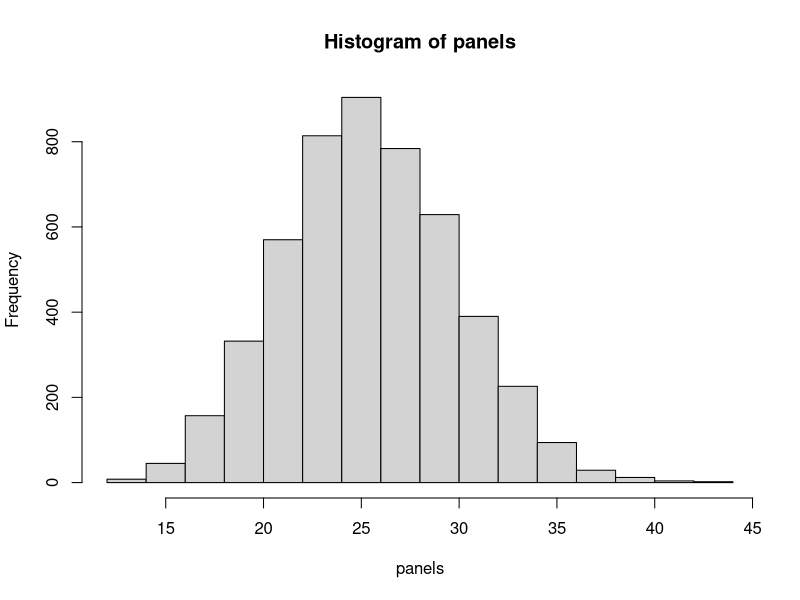
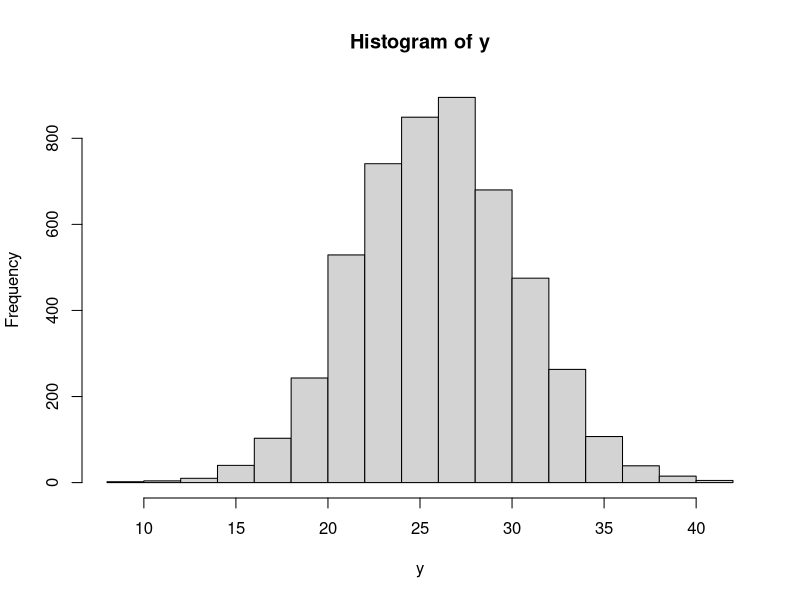
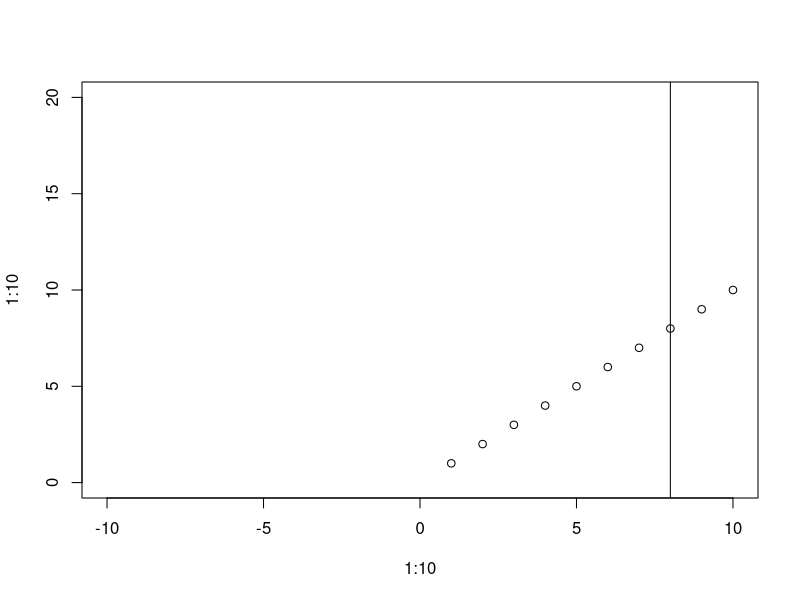

These charts were generated, in order, by the following R code: (Note: this script raises an error after producing the figures.)
#
# PRACTICAL 1-2: Sampling and Simulation
# ---------------------------------
#
#
# In this practical, we introduce the ideas of statistical simulation as a mechanism
# to investigate the behaviour of sampling distributions in a case study problem
# of jury selection. We'll expand our R techniques to see how to write custom 
# functions, to sample and generate random numbers, and how to repeat straightforward
# calculations an arbitrary number of times.



 # *  You will need the following skills from previous practicals:
 #    *   Basic R skills with arithmetic, functions, etc
 #    *   Manipulating and creating vectors: `c`, `seq`,
 #    *   Calculating data summaries: `mean`, `sd`, `var`, `min`, `max`
 #    *   Plotting a histogram with `hist`
 # *  New R techniques:
 #    *   Sampling from a vector using `sample`
 #    *   Generating random numbers from a binomial distribution using `rbinom`
 #    *   Creating new functions with `function`
 #    *   Using `replicate` to repeatedly call a function with no arguments
 #    *   Adding straight lines to plots with `abline`




#
#
# 1. Jury selection: Swain vs. Alabama (1965)
# ==================================================================================
#
# The context of our problem today is concerns the selection of a jury in a trial
# in 1965 Alabama, USA. In the early 1960s, in Talladega County in Alabama, a Black
# man called Robert Swain was convicted and was sentenced to death. At the time, 
# only men aged 21 or older were allowed to serve on juries in Talladega County, 
# where 26% of the eligible jurors were Black. Of the 100 jurors available in the 
# jury panel, only 8 were Black and no Black man was selected for the jury of the
# actual trial itself.

# Robert Swain appealed his sentence, citing among other factors the fact the jury
# at his trial was all White. Moreover, he pointed out that all Talladega County 
# jury panels for the past 10 years had contained only a small percent of Black 
# panelists. Robert Swain was represented in the U.S. Supreme Court by Constance 
# Baker Motley (https://en.wikipedia.org/wiki/Constance_Baker_Motley), the first 
# African-American woman to argue a case in that Court. She argued 10 cases in the
# Supreme Court and lost only one – Robert Swain's. The U.S. Supreme Court concluded,
# "the overall percentage disparity has been small" and that there was insufficient
# evidence of "invidious discrimination".
# 
# But was this assertion reasonable? If jury panelists were selected at random 
# from the county’s eligible population, there would be some chance variation. We
# wouldn’t get exactly 26 Black panelists on every 100-person panel. But would we
# expect as few as eight? In this practical, we will use statistical simulation to
# investigate how plausible such an outcome would be, given the composition of the
# wider population of potential jurors.




#
#
# 2. Simulation and sampling 
# ==================================================================================
#
# Statistical simulation - or the Monte Carlo method(https://en.wikipedia.org/wiki/Monte_Carlo_method)
# is a statistical technique where we artificially generate ("simulate") data in 
# order to explore sampling distributions, investigate the behaviour of statistical
# methods, and test hypotheses. These methods are particularly useful when the
# corresponding mathematical calculations are difficult or even impossible. Of 
# course, since our results are a product of how we set up the simulation we must
# take particular care in setting up the problem and interpreting what we find.
# 
# For this practical, we will use R and a bit of statistical thinking to examine 
# the disparity between the 8 out of 100 Black men in the jury panel, the 
# distribution of the actual jury, and the distribution in the population.


#
# 2.1 Simulating a jury
# ----------------------------------------------------------------------------------
# 
# 
# We're going to approach the problem as follows:
#   
# * Let $X_i$ be one of the $n=100$ potential jurors in the panel 
# * Then $X_i=1$ if that juror is Black and $X_i=0$ otherwise
# * The jury panel comprises $n=100$ individuals are selected at random and 
#   representatitvely from the population.
# * Thus we assume that $X_i$ is drawn from a distribution where $P[X_i=1]=0.26$ to 
#   represent the 26% of eligible Black people in the local population.
# * $10$ people from the 100-person jury panel are then selected to be on the trial
#   jury.
# 
# Under these assumptions, we can *simulate* or *randomly generate* possible jury 
# panels consistent with random selection from this population. If the panel were 
# truly selected at random then our simulated results should be close to those 
# observed in Swain's case. If the results of our simulation are not consistent 
# with the composition of the panel in the trial, that will be evidence against 
# our model assumptions (ie the model of random selection) and potential evidence
# of bias. 
# 
# To begin with, we will simulate a jury using the `sample` function:



# ^^^^^^^^^^^^^^^^^^^^^^^^^^^^^^^^^^^^^^^^^^^^^^^^^^^^^^^^^^^^^^^^^^^^^^^^^^^^^^^^^^^^^^^^^^^^^^^
# ^ TECHNIQUE: 
# ^ 
# ^ The `sample` function allows us to take a sample of a specified size from a 
# ^ vector of values which is treated as the population. The sample function has the
# ^ following syntax, which you can find by typing `?sample`:
# ^ 
# ^ `sample(x, size, replace = FALSE, prob = NULL)`
# ^ 
# ^ The arguments to this function are:
# ^   
# ^   * `x` a vector of values representing the population to be sampled
# ^   * `size` the size of sample to take - in our case this is $n$
# ^   * `replace` - whether to sample with replacement (`TRUE`) or not (`FALSE`)
# ^   * `prob` - a vector of probabilities for the selection of each element of `x`. 
# ^      If probabilities aren't specified here, then the elements of `x` are assumed 
# ^      equally likely.
# ^ 
# ^ Note that the arguments `replace` and `prob` are given default values of `FALSE`
# ^ and `NULL`. This means that if we don't specify a value, R will assume they take
# ^ the defaults specified in the function definition.
# ^ 
# ^^^^^^^^^^^^^^^^^^^^^^^^^^^^^^^^^^^^^^^^^^^^^^^^^^^^^^^^^^^^^^^^^^^^^^^^^^^^^^^^^^^^^^^^^^^^^^^



#
# Exercise:
# ~~~~~~~~~~~~~
# * Use the `sample` function to:
#   * Take a sample of size $n=100$
#   * From a population of $[0,1]$ values
#   * With a probabilities $[0.74,0.26]$
#   * Using replacement
#   * _Hint:_ last time we saw we can use the `c` function to create vectors from two or more constants.



x = sample(c(0,1), 100, TRUE, c(0.74, 0.26))
y = sum(x)








# Your code should return a vector of length 100, that will look something like the one below.
# 
# [1] 0 0 1 0 0 0 1 0 0 1 0 0 0 1 0 0 0 0 0 1 0 0 1 0 0 0 1 0 0 0 0 0 0 0 1 0 1 1 0 1 0 1 1 0 1 0 0 0 1 0 0 0 0 0 1
# [56] 1 1 0 0 0 1 1 0 0 0 0 1 1 0 1 0 0 0 0 0 0 1 0 1 0 1 0 1 0 0 0 0 0 0 0 1 1 0 1 0 0 0 0 0 1


#
# Exercise:
# ~~~~~~~~~~~~~
# * What do the values $0$ and $1$ represent?
# * Re-run your code from the previous exercise, but now save it as a variable `x`
# * Compute the `sum` of the elements of `x` to find out how many Black jurors would be in your simulated jury pool.
# * Are you close to the value of $8$ that was seen in the Swain case?
# * How would you modify your code to compute the proportion of Black jurors in the panel?
  











#
# 2.2 Using a function to repeat your calculations
# ----------------------------------------------------------------------------------
# 
# 
# As with other programming languages (such as Python), we can combine multiple 
# commands in `R` into our own custom functions that perform more complicated tasks
# or calculations. Throughout the year, we will be writing our own functions to 
# solve specific problems and today we will learn the basic syntax of how to create
# a function.



# ^^^^^^^^^^^^^^^^^^^^^^^^^^^^^^^^^^^^^^^^^^^^^^^^^^^^^^^^^^^^^^^^^^^^^^^^^^^^^^^^^^^^^^^^^^^^^^^
# ^ TECHNIQUE: 
# ^ 
# ^ When creating a new function, it needs to have a name, probably at least one 
# ^ argument (although it doesn’t have to), and a body of code that does something. 
# ^ At the end it usually should (although doesn’t have to) return a value or object
# ^ out of the function. 
# ^ 
# ^ The general syntax for writing your own function is
# ^ 
name.of.function <- function(arg1, arg2, arg3=2) {
  # function code to do some useful stuff
  return(something) # return value 
}
# ^ 
# ^ + name.of.function: is the function’s name. This can be any valid variable name,
# ^   but you should avoid using names that are used elsewhere in R, such as `mean`, 
# ^   `function`, `plot`, etc.
# ^ + arg1, arg2, arg3: these are the arguments of the function. You can write a 
# ^   function with any number of arguments, or none at all. Essentially, this is the
# ^   list of everything that is needed for the `name.of.function` function to run.
# ^   Some arguments have default values specified, such as `arg3` in our example, 
# ^   which is set to `2` unless otherwise specified. Arguments without a default 
# ^   must have a value supplied for the function to run. You do not need to provide
# ^   a value for those arguments with a default as they are considered as optional,
# ^   and when omitted the function will simply use the default value in its definition.
# ^ + **Function body**: The function code between the `{}` brackets is run every 
# ^   time the function is called. Note that unlike Python where the code _inside_ 
# ^   the function is _indented_, with `R` the code inside the function must be 
# ^   enclosed in curly braces `{}`. 
# ^ + **Return value**: The last line of the code is the value that will be returned
# ^   by the function.  It is not necessary that a function return anything, for 
# ^   example a function that makes a plot might not return anything (and so either 
# ^   state `return()` or omitting the `return` statement entirely), whereas a function 
# ^   that does a mathematical operation might return a number, or a vector.
# ^
# ^^^^^^^^^^^^^^^^^^^^^^^^^^^^^^^^^^^^^^^^^^^^^^^^^^^^^^^^^^^^^^^^^^^^^^^^^^^^^^^^^^^^^^^^^^^^^^^


# For example, we can write a function to compute the sum of squares of two numbers as
sum.of.squares <- function(x,y) {
  return(x^2 + y^2)
}

# and we can then evaluate

sum.of.squares(3,4)


#
# Exercise:
# ~~~~~~~~~~~~~
# * Write a function called `simulatePanel` which has no arguments, simulates a 
#   100 person jury panel, and returns the number of Black jurors it contains.
#



simulatePanel <- function(){
  x = sample(c(0,1), 100, TRUE, c(0.74, 0.26))
  y = sum(x)
  return (y)
}













# ^^^^^^^^^^^^^^^^^^^^^^^^^^^^^^^^^^^^^^^^^^^^^^^^^^^^^^^^^^^^^^^^^^^^^^^^^^^^^^^^^^^^^^^^^^^^^^^
# ^ TECHNIQUE: 
# ^ 
# ^ `replicate` is a function that repeatedly executes a fragment of code (an 
# ^ *expression*) a certain number of times. The function and the number of times
# ^ its called are its two arguments:
# ^   
# ^ `replicate(n, expr)`
# ^ 
# ^ evaluates the code `expr` repeatedly `n` times. For example, the following line
# ^ of code will print `"Hello World"` to the console ten times:
# ^   
    replicate(10, print("Hello world"))
# ^ 
# ^ If the expression `expr` returns a value, then `replicate` combines the results
# ^ together and returns them as a single object. 
# ^ 
# ^^^^^^^^^^^^^^^^^^^^^^^^^^^^^^^^^^^^^^^^^^^^^^^^^^^^^^^^^^^^^^^^^^^^^^^^^^^^^^^^^^^^^^^^^^^^^^^



#
# Exercise:
# ~~~~~~~~~~~~~
# * Use `replicate` with your `simulatePanel` function to simulate the number of 
#   Black jurors on 5000 simulated jury panels. Save the results to a variable 
#   called `panels`.
# * What does each number in the vector `panels` represent?
# * Draw a `hist`ogram of `panels` - how does this compare to the observation of $x=8$?

simulatePanel <- function(){
      x = sample(c(0,1), 100, TRUE, c(0.74, 0.26))
      y = sum(x)
      return (y)
    }

    
    panels = replicate(5000, simulatePanel())

hist(panels)



#
# 2.3 Using a binomial distribution
# ----------------------------------------------------------------------------------
# 
# 
# A different (and simpler) way of viewing this problem is to recognise that we 
# have  all of the conditions for a binomial distribution here. If we let the
# number of Black jurors on the 100-person panel be $X$, then if we're sampling 
# independently and randomly with fixed $p=0.26$, then we should have that 
# X ~ Bin(100, 0.26).
# 
# As you might expect from statistical software, R can directly generate random 
# numbers from common distributions such as the binomial.

# ^^^^^^^^^^^^^^^^^^^^^^^^^^^^^^^^^^^^^^^^^^^^^^^^^^^^^^^^^^^^^^^^^^^^^^^^^^^^^^^^^^^^^^^^^^^^^^^
# ^ TECHNIQUE: 
# ^
# ^ The `rbinom` function allows us to generate random observations from a 
# ^ binomial distribution. Its syntax is
# ^ 
# ^ rbinom(n, size, prob)
# ^ 
# ^ The arguments to this function are:
# ^   
# ^  * n - how many random numbers to generate. Note this is not the binomial sample size parameter n!
# ^  * size - the $n$ parameter of the binomial distribution to use
# ^  * prob - the probability of success p.
# ^ 
# ^^^^^^^^^^^^^^^^^^^^^^^^^^^^^^^^^^^^^^^^^^^^^^^^^^^^^^^^^^^^^^^^^^^^^^^^^^^^^^^^^^^^^^^^^^^^^^^
    

#
# Exercise:
# ~~~~~~~~~~~~~
# * How would you use the `rbinom` function to simulate $X$, the number of Black 
#    jurors in a jury panel of 100 individuals?
# * How would you modify your code to simulate 5000 values of $X$? 

    
results = rbinom(5000, 100, 0.26)    
    
    
    
    
    
    
    
#
# 2.4 Exploring the results
# ----------------------------------------------------------------------------------
#      
# We've now randomly simulated a large number of potential jury panels consistent 
# with this area in Alabama. Let's do a little statistical analysis on our results.
# You can use either the results from your own function or `rbinom` - it shouldn't
# matter which.

#
# Exercise:
# ~~~~~~~~~~~~~
# * Compute the `mean` and `var`iance of your simulated Xs.
# * If X ~ Bin(100, 0.26) what are the theoretical mean and variance of X? 
#     Do these values agree with your simulations?
# * Does the simulated distribution of X the values appear to be consistent 
#    with the observation x=8?

results = rbinom(5000, 100, 0.26)
mean(results)
var(results)
    
 
    
       

    
#
# Exercise:
# ~~~~~~~~~~~~~    
#
# * What distribution would make a good approximation to that of X? Hint:
# we're summing a large number of independent random variables.
# * Re-draw/go back to your`hist`ogram of the values of $X$. Does the shape of 
# the histogram agree with your expectation?

    
y = rnorm(5000, 26, sqrt(19.24))   
hist(y)
    
    
    
    
    
    
    
    
    
    
# Let's add the observed value of x=8 for reference. To do this, we will likely 
# need to modify our x-axis to have a larger range to ensure that 8 is visible 
# within the plot range, and learn how to add lines to an existing plot.

# ^^^^^^^^^^^^^^^^^^^^^^^^^^^^^^^^^^^^^^^^^^^^^^^^^^^^^^^^^^^^^^^^^^^^^^^^^^^^^^^^^^^^^^^^^^^^^^^
# ^ TECHNIQUE: 
# ^
# ^ To control the ranges of the horizontal and vertical axes, we can add the 
# ^ xlim and ylim arguments to our original plotting command. To set the horizontal
# ^ axis limits, we pass a vector of two numbers to represent the lower and upper
# ^ limits, xlim = c(lower, upper), and repeat the same for `ylim` to customise
# ^ the vertical axis. For example,
# ^ 
    plot(x=1:10, y=1:10, xlim=c(-10,10), ylim=c(0,20))
# ^ 
# ^ We don't have to specify axis limits, and when omitted R will figure out something 
# ^ sensible for us.
# ^  
# ^^^^^^^^^^^^^^^^^^^^^^^^^^^^^^^^^^^^^^^^^^^^^^^^^^^^^^^^^^^^^^^^^^^^^^^^^^^^^^^^^^^^^^^^^^^^^^^
    

#
# Exercise:
# ~~~~~~~~~~~~~    
#
# * Re-draw your histogram using $x$ axis limits that go from 0 up to 50.

    
y = rnorm(5000, 26, sqrt(19.24))   
hist(y, xlim = c(0,50), abline(v=8), main = 'Distribution of 500 Simulated Jury Panels', xlab = 'Simulated Number of Black Jurors in 100 Person Panel', ylab = 'Count') 
    
    
    
    
    
# ^^^^^^^^^^^^^^^^^^^^^^^^^^^^^^^^^^^^^^^^^^^^^^^^^^^^^^^^^^^^^^^^^^^^^^^^^^^^^^^^^^^^^^^^^^^^^^^
# ^ TECHNIQUE: 
# ^
# ^ It is often useful to add simple straight lines to lines to plots, which can be
# ^ achieved using the `abline` function. `abline` can be used in three different ways:
# ^   
# ^   + Draw a horizontal line: pass a value to the `h` argument, `abline(h=3)` draws
# ^     a horizontal line at y=3
# ^   + Draw a vertical line: pass a value to the `v` argument, `abline(v=5)` draws
# ^     a vertical line at x=5
# ^   + Draw a line with given intercept and slope: pass value to the `a` and `b` 
# ^     arguments representing the intercept and slope respectively; `abline(a=1,b=2)` 
# ^     draws the line at y=1+2x
# ^   
# ^ `abline` can be customised using any of the usual colour and line modifications 
# ^ using colour, line types and widths .
# ^ 
# ^^^^^^^^^^^^^^^^^^^^^^^^^^^^^^^^^^^^^^^^^^^^^^^^^^^^^^^^^^^^^^^^^^^^^^^^^^^^^^^^^^^^^^^^^^^^^^^



    
#
# Exercise:
# ~~~~~~~~~~~~~    
#
# * Add a vertical line at $x=8$ to represent the observation in the Swain jury
#     selection case.
# * You can also customise your axis labels to be more readable - see the online help
#     for details.
# * You can customise your line (and your histogram) using colour:
# * Read the online help page on using colour in plots and experiment with redrawing
#     your histogram and vertical line using some custom colour.
# * What do you conclude about the plausibility of observing $x=8$ at random from
#     this population?


y = rnorm(5000, 26, sqrt(19.24))   
hist(y, abline(v=8))
    
    
    
    
    
    
    
    


# You should end up with a plot that looks a little like the one on the webpage.

#
# Exercise:
# ~~~~~~~~~~~~~    
#
# * Without using the normal distribution, how would you use your simulations to estimate P[X <= 8]?
#   * *Hints*:
#   * Think about how you might determine how many of your simulated jury panels have 8 or fewer Black jurors?
#   * You can use the `<=` operator to test every element of a vector.
#   * `sum` will treat all the values of `TRUE` in a vector as `1` and `FALSE` as `0`
#   * You may need to make many more simulations to get a non-zero estimate.
#   * Ask for help if you're stuck!
#

    
    
    
    
    
    
    
    
    
    
    
    
    
    
    
    


# This is evidence that the model of random selection of the jurors in the panel
# is not consistent with the data from the panel. While it is possible that the 
# panel could have been generated by chance, our simulation demonstrates that it
# is hugely unlikely.
# 
# The reality of the trial panel is very much at odds with the model’s assumption
# of random selection from the eligible population. When the data and a model are
# inconsistent, then the model is hard to justify. After all, the data are real 
# but the model is just a set of assumptions. When assumptions are at odds with 
# reality, we must question those assumptions.
# 
# Therefore the most reasonable conclusion is that the either the proportion of 
# eligible Black jurors was far smaller than stated or the assumption of random 
# selection is unjustified for this jury panel. As the proportion was not in doubt,
# the most reasonable conclusion is that the jury panel was not selected by random
# sampling from the population of eligible jurors. Notwithstanding the opinion of 
# the Supreme Court, the difference between 26% and 8% is not so small as to be 
# explained well by chance alone.




#
#
# 3. Further Exercises:
# ==================================================================================
#
# Exercise:
# ~~~~~~~~~~~~~    
#
# * How would you use the techniques above to simulate the selection (without 
#   replacement) of 10 trial jurors from the 100-person jury panel? Do your results
#   indicate whether it is plausible to obtain no Black jurors purely at random?
# * Link up your two simulations! First simulate the selection of a representative
#   100-person panel using `rbinom`, and then use your simulated panel to `sample`
#   a simulated trial jury without replacement. Revisit your analysis to see 
#   whether this affects your conclusions.



    
    
    
    
    
    
    
    
    
    
    
    
    
    
    
    
    
    
    
    
    
    
    
    
    
    
    
    
    
    
    
    
    
    
    
    


